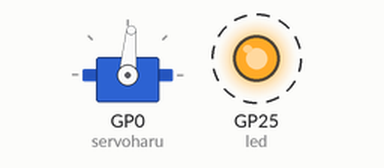
Recording of a program running on a simulated Raspberry Pi Pico running MicroPython. Shown: servo, output pins drawn as LEDs (lit = HIGH). Dashed ring = blinking. Servo angles are drawn from the pulse width (0.5 ms = 0°, 2.5 ms = 180°).

Above: at 0.05 s.
Timing chart, 0 to 4.6 s (numbered marks = the images above):
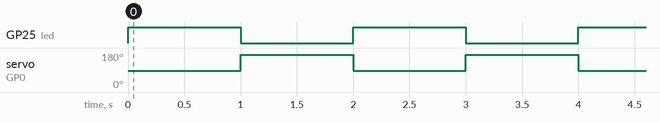

The program:

___.py
```python
from machine import PWM,Pin
import time

led=Pin(25,Pin.OUT)

servoharu=PWM(Pin(0))
servoharu.freq(50)

max_duty=65535

kakudo_0=0.0725
kakudo_90=0.12

while True :
    led.toggle()
    servoharu.duty_u16(int(max_duty*kakudo_0))
    time.sleep(1)
    led.toggle()
    servoharu.duty_u16(int(max_duty*kakudo_90))
    time.sleep(1)
```

Measured:
- by itself, GP25 (led): alternates HIGH for 1.0 s and LOW for 1.0 s
- by itself, servo on GP0 (servoharu): alternates 171° for 1.0 s and 85° for 1.0 s
